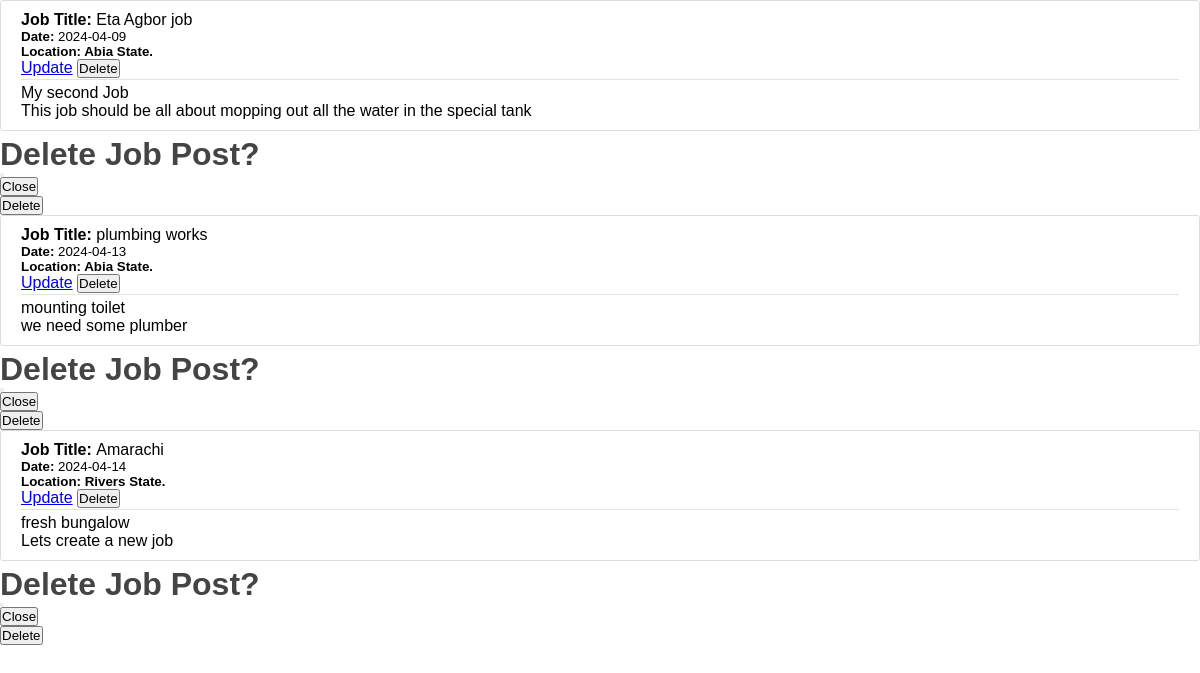
The page /clients/dashboard/posted_jobs (signed in) on the database its author committed.
### model/base.py (models this page shows, shortened)
class Job(Base):
    __tablename__ = 'jobs'
    id = Column(Integer, primary_key=True)
    job_title = Column(String(50), nullable=False)
    job_description = Column(String(100), nullable=False)
    completed = Column(Boolean, default=False)
    content = Column(String(1000), nullable=False)
    date_posted = Column(DateTime, nullable=False, default=datetime.utcnow)
    location = Column(String(100), nullable=False)
    client_id = Column(Integer, ForeignKey('clients.id'))

### model/clients/routes.py (the view)
@client_s.route("/dashboard/posted_jobs",  methods=['GET','POST'],strict_slashes=False)
def posted_jobs():
    jobs = Job.query.filter_by(client_id=current_user.id).all()
    return render_template('posted_jobs.html', jobs=jobs)

### model/__init__.py (called while the page is built)
@login_manager.user_loader
def load_user(user_id):
    x = Plumber.query.get(str(user_id))
    if x == None:
        x = Client.query.get(str(user_id))
    return x

### model/clients/templates/posted_jobs.html (shortened to what this page needs)
<link rel="stylesheet" type="text/css" href="{{ url_for('client_s.static', filename='main.css') }}">
{% for job in jobs %}
<article class="media content-section">
    <div class="media-body">
      <div class="article-metadata">
        <div class="text-text-muted"><strong>Job Title: </strong>{{ job.job_title }}</div>
        <small class="text-muted"><strong>Date: </strong>{{ job.date_posted.strftime('%Y-%m-%d') }}</small>
        <div class="mt-2">
          <small class="text-muted"><strong>Location: {{ job.location }} State.</strong></small>
            <div>
              <a class="btn btn-secondary btn-sm mt-1" href="{{ url_for('job_route.update_job', job_id=job.id) }}">Update</a>
              <button type="button" class="btn btn-danger btn-sm mt-1"  data-bs-toggle="modal" data-bs-target="#deleteModal">Delete</button>
            </div>
        </div>
      </div>
      <p class="article-content">{{ job.job_description }}</p>
      <p class="article-content">{{ job.content }}</p>
    </div>
  </article>
  <div class="modal fade" id="deleteModal" tabindex="-1" aria-labelledby="deleteModalLabel" aria-hidden="true">
    <div class="modal-dialog">
      <div class="modal-content">
        <div class="modal-header">
          <h1 class="modal-title fs-5" id="deleteModalLabel">Delete Job Post?</h1>
          <button type="button" class="btn-close" data-bs-dismiss="modal" aria-label="Close"></button>
        </div>
        <div class="modal-footer">
          <button type="button" class="btn btn-secondary" data-bs-dismiss="modal">Close</button>
          <form action="{{ url_for('job_route.delete_job', job_id=job.id) }}" method="POST">
            <input class="btn btn-danger" type="submit" value="Delete">
          </form>
        </div>
      </div>
    </div>
  </div>
{% endfor %}

### model/clients/static/main.css (style rules this page uses)
* { padding: 0; margin: 0; font-family: San Francisco, Arial, sans-serif; }
h1, h2, h3, h4, h5, h6 { color: #444444; }
.content-section { background: #ffffff; padding: 10px 20px; border: 1px solid #dddddd; border-radius: 3px; margin-bottom: 5px; }
.article-content { white-space: pre-line; }
.article-metadata { padding-bottom: 1px; margin-bottom: 4px; border-bottom: 1px solid #e3e3e3 }
.btn { text-align: right; }

### rows shown on the page
Job: job_title "Eta Agbor job", date_posted "2024-04-09", location "Abia", job_description "My second Job", content "This job should be all about mopping out all the water in the special tank"
Job: job_title "plumbing works", date_posted "2024-04-13", location "Abia", job_description "mounting toilet", content "we need some plumber"
Job: job_title "Amarachi", date_posted "2024-04-14", location "Rivers", job_description "fresh bungalow", content "Lets create a new job"
